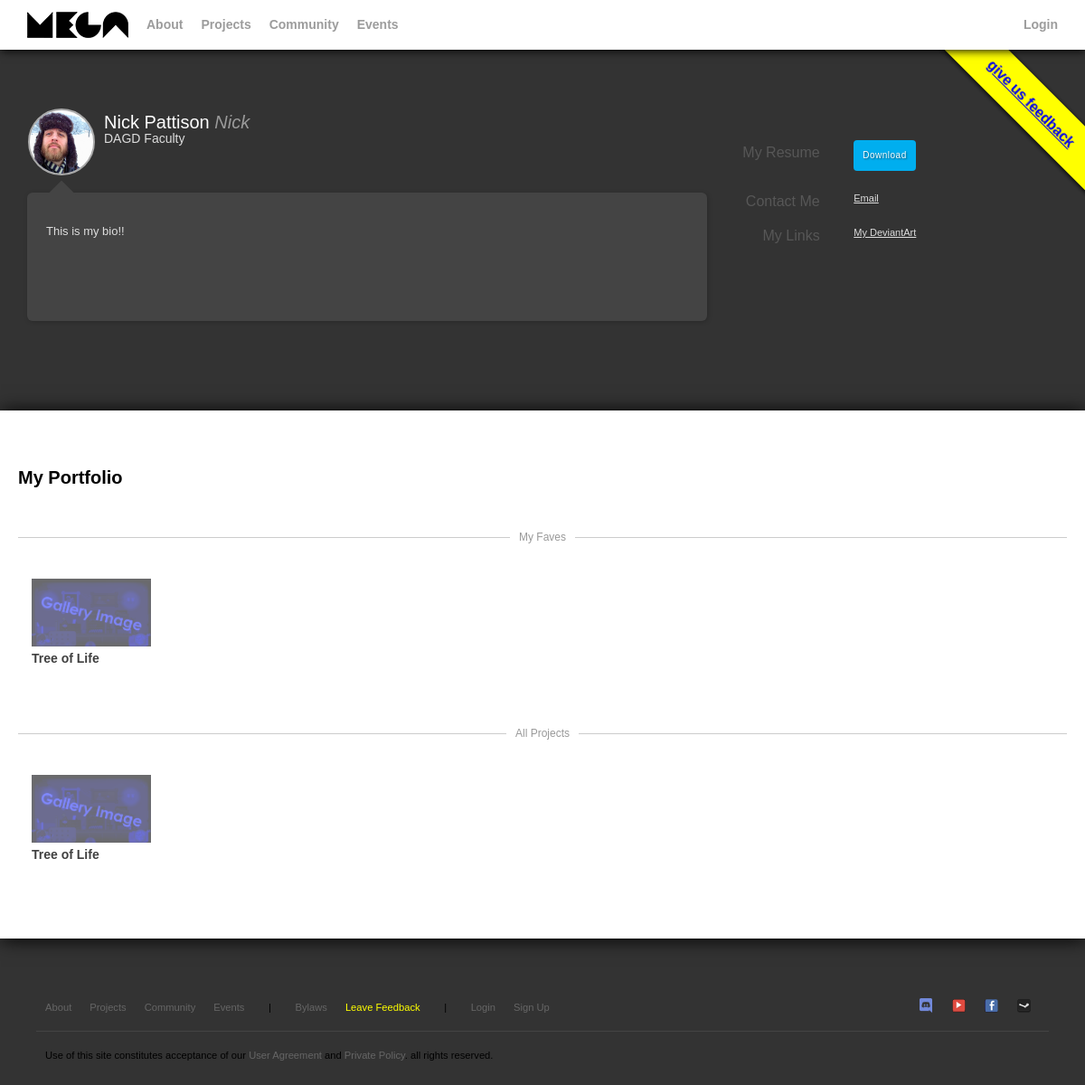
The page /profile.php?id=1 on the database its author committed.
### tables this page shows
CREATE TABLE `users` (
  `id` int(11) NOT NULL,
  `alias` varchar(32) NOT NULL,
  `title` varchar(64) NOT NULL,
  `first` varchar(32) NOT NULL,
  `last` varchar(32) NOT NULL,
  `email` varchar(32) NOT NULL,
  `hash` varchar(64) NOT NULL,
  `date_signup` timestamp NOT NULL DEFAULT CURRENT_TIMESTAMP,
  `is_approved` tinyint(1) NOT NULL DEFAULT '0' COMMENT 'Whether or not the user has been approved.',
  `is_admin` tinyint(1) NOT NULL DEFAULT '0' COMMENT 'Whether or not the user has admin rights.',
  `is_mod` tinyint(1) NOT NULL DEFAULT '0' COMMENT 'Whether or not the user has moderation rights.',
  `bio` text NOT NULL COMMENT 'Stores the user''s bio to be displayed on their profile page.',
  `resume` varchar(256) NOT NULL COMMENT 'Stores the URL to the user''s resume.',
  `avatar` varchar(256) NOT NULL COMMENT 'Stores the URL to the profile picture.'
);

CREATE TABLE `profile_contacts` (
  `id` int(11) NOT NULL COMMENT 'I.D. for this array.',
  `user_id` int(11) NOT NULL COMMENT 'The id of the user who this information belongs to.',
  `text` varchar(64) NOT NULL COMMENT 'The hyperlink text to show on the page.',
  `url` varchar(256) NOT NULL COMMENT 'The URL the link leads to.'
);

CREATE TABLE `profile_links` (
  `id` int(11) NOT NULL COMMENT 'I.D. for this array.',
  `user_id` int(11) NOT NULL COMMENT 'I.D. of the user this row belongs to.',
  `text` varchar(64) NOT NULL COMMENT 'The hyperlink text to show on the page.',
  `url` varchar(256) NOT NULL COMMENT 'The URL the link leads to.'
);

CREATE TABLE `projects` (
  `id` int(11) NOT NULL,
  `title` varchar(64) NOT NULL,
  `description` text NOT NULL,
  `user_id` int(11) NOT NULL,
  `license_id` int(11) NOT NULL
);

### includes/class.CoolDB.php (called while the page is built, shortened)
<?
class CoolDB {
    static $pdo;
    function connect(){
        if(empty(CoolDB::$pdo)) {
            try {
                CoolDB::$pdo = new PDO(DB::HOST, DB::USER, DB::PASS);
            } catch (Exception $e){
                die("uh oh! it looks like our database is down...");
            }
        }
        return CoolDB::$pdo ? true : false;
    }
    function query(string $query, array $params){
        $stmt = CoolDB::$pdo->prepare($query);
        $stmt->execute($params);
        $res = (array) $stmt->fetchAll(PDO::FETCH_ASSOC);
        return $res;
    }
}
?>

### includes/functions.php (called while the page is built, shortened)
<?
function array_key($arr, $key){
    return array_key_exists($key, $arr) ? $arr[$key] : '';
}
function get(string $str){
    $res=array_key($_GET, $str);
    return $res;
}
?>

### includes/class.User.php (called while the page is built, shortened)
<?
include_once "class.CoolDB.php";
include_once "functions.php";
class User {
    static function current(){
        return null;
    }
    static function isLoggedIn():bool {
        $user = User::current();
        return (!empty($user));
    }
    static function avatar($user):string{
        $default = "imgs/placeholder-avatar1.jpg";
        $email = "";
        if(is_array($user) && array_key_exists('email', $user)) $email = $user['email'];
        $url = "media/avatars/$email.png";
        return file_exists($url) ? $url : $default;
    }
}
?>

### profile.php (the view, shortened to what this page needs)
<?
include_once "includes/templates.php";
include_once "includes/class.CoolDB.php";
include_once "includes/class.User.php";
$user_id = get('id');
$sql = "SELECT * FROM `users` WHERE id=?";
$db = new CoolDB();
$user = $db->query($sql, array($user_id));
$user = $user[0];
$sql = "SELECT * FROM `profile_contacts` WHERE user_id=?";
$contacts = $db->query($sql, array($user_id));
$sql = "SELECT * FROM `profile_links` WHERE user_id=?";
$links = $db->query($sql, array($user_id));
$sql = "SELECT * FROM `projects` WHERE user_id=?";
$projects = $db->query($sql, array($user_id));
$avatar = User::avatar($user);
$first_name = $user["first"];
$last_name = $user["last"];
$title = $user["title"];
$bio = $user["bio"];
$resume = $user["resume"];
function thumbnails($projects){
    foreach($projects as $project){
        $image = "imgs/placeholder-gallery-image.png";
        $title = $project['title'];
        $id = $project['id'];
        echo "<a class='thumbnail' href='project.php?id={$id}'>";
        echo "<img src=\"{$image}\">";
        if(!empty($title)) echo "<span class='title'>{$title}</span>";
        echo "</a>";
    }
}
?>
        <div class="tray">
            <article>
                <div class="creator">
                    <div class="avatar"><img src="<?=$avatar ?>"></div>
                    <h2><?=$first_name?> <?=$last_name?> <em><?=$user['alias']?></em></h2>
                    <h3><?=$title ?></h3>
                </div>
                <div class="bubble">
                    <p><? echo $bio; ?></p>
                    <div class="arrow top-left">
                        <div class="blocker"></div>
                    </div>
                </div>
            </article>
            <aside>
                <div class="split">
                    <div>My Resume</div>
                    <div>
                        <a href="<?=$resume ?>" class="button">Download</a>
                    </div>
                </div>
                <div class="split">
                    <div>Contact Me</div>
                    <div>
                        <ul>
                            <? foreach($contacts as $contact){ ?>
                                <li><a href="<?=$contact["url"]?>" class="work"><?=$contact["text"]?></a></li>
                            <? } ?>
                        </ul>
                    </div>
                </div>
                <div class="split">
                    <div>My Links</div>
                    <div>
                        <ul>
                            <? foreach($links as $link){ ?>
                                <li><a href="<?=$link["url"]?>" class="work"><?=$link["text"]?></a></li>
                            <? } ?>
                        </ul>
                    </div>
                </div>
            </aside>
            <footer></footer>
        </div>
        <div class="content">
            <h1>My Portfolio</h1>
            <section>
                <div class="hr text"><h3><span>My Faves</span></h3></div>
                <? thumbnails($projects); ?>
            </section>
            <section>
                <div class="hr text"><h3><span>All Projects</span></h3></div>
            </section>
        </div>

### styles/main.css (style rules this page uses)
body { margin:0; font-family:"Helvetica", "Arial", sans-serif; background:#333; }
aside .split { clear:both; padding:15px 0; }
aside .split ul { margin:0; padding:0; list-style:none; line-height: 20px; }
.tray { padding:120px 30px 50px; color:#DDD; font-size:13px; line-height:18px; }
.tray a { color:#DDD; }
.tray h2 { color:#FFF; font-size:18px; font-weight:normal; }
.avatar img { object-fit:cover; object-position:center; width:50px; height:50px; }
.tray .avatar img { width:70px; height:70px; }
article { width:66%; float:left; }
aside { width:33%; float:right; font-size:11px; padding:20px 0 0; }
.tray footer { clear:both; height:30px; }
.content { background:#FFF; box-shadow: 1px 1px 20px #000; padding:50px 20px 50px; }
.content h1 { font-size:20px; }
.content .hr { border-bottom:1px solid #CCC; margin:0 auto 20px; padding:20px 0 0; clear:both; position:relative; }
.content .hr.text { margin:0 auto 40px; padding:40px 0 0; }
.bubble { background:#d7d7d7; border:1px solid #AAA; border-radius:6px; padding:10px; position:relative; min-height: 50px; }
.tray .bubble { background:#444; border-color:transparent; box-shadow:1px 1px 5px rgba(0,0,0,.2); }
article .bubble { padding:20px; min-height:100px; }
.bubble .arrow { position:absolute; }
.bubble { margin:19px 0; }
.bubble .arrow.top-left { left:15px; top:-10px; }
.tray .bubble .arrow.top-left { top:-10px; left:26px; }
.tray .bubble .pointer, .tray .bubble .blocker { background:#444; border-color:transparent; }
.bubble .blocker { display:block; background:#d7d7d7; position:absolute; z-index:5; }
.bubble .top-left .blocker { width:33px; height:17px; left:-7px; bottom:-5px; }
.avatar { width:50px; height:50px; min-width:50px; background:#d7d7d7; border-radius:50%; float:left; margin:0 10px 0 1px; border:1px solid #AAA; overflow:hidden; }
.tray .avatar { width:70px; height:70px; border-width:2px; }
.creator h2 { color:#FFF; font-size:20px; margin:0; padding:6px 0 0; }
.creator h2 em { font-weight:normal; font-style:italic; opacity:.5; }
.creator h3 { font-size:14px; margin:0; font-weight:normal; }
.hr h3 { font-size:12px; font-weight:normal; margin:0; text-align:center; position:absolute; top:33px; left:0; width:100%; color:#999; }
.split > div { width:60%; float:left; }
.split > div:first-child { text-align:right; width:30%; margin-right:10%; color:#575757; font-size:16px; padding:5px 0 0; }
a.button, .tag-picker label { cursor:pointer; float:left; margin:0 5px 5px 0; font-size:10px; letter-spacing:0.5px; background:#00aeef; padding:8px 10px; border-radius:4px; text-decoration:none; color:#FFF; text-shadow:1px 1px 2px rgba(0, 0, 0, .5); }
.hr h3 span { background:#FFF; padding:0 10px; }
.hr { border-bottom:1px solid #444; margin:0px 20px; padding:0; clear:both; }

### styles/profile.css (style rules this page uses)
.thumbnail { margin: 0 10px 30px 10px; padding:5px; float:left; display:block; cursor:pointer; opacity:.75; color:#000; text-decoration:none; }
.thumbnail img { height: 75px; display:block; }
.thumbnail .title { font-size: 14px; display:block; margin:5px 0 0; font-weight:bold; }

### rows shown on the page
users: email (picture), first "Nick", last "Pattison", alias "Nick", title "DAGD Faculty", bio "This is my bio!!"
profile_contacts: text "Email"
profile_links: text "My DeviantArt"
projects: shows a picture, title "Tree of Life"
